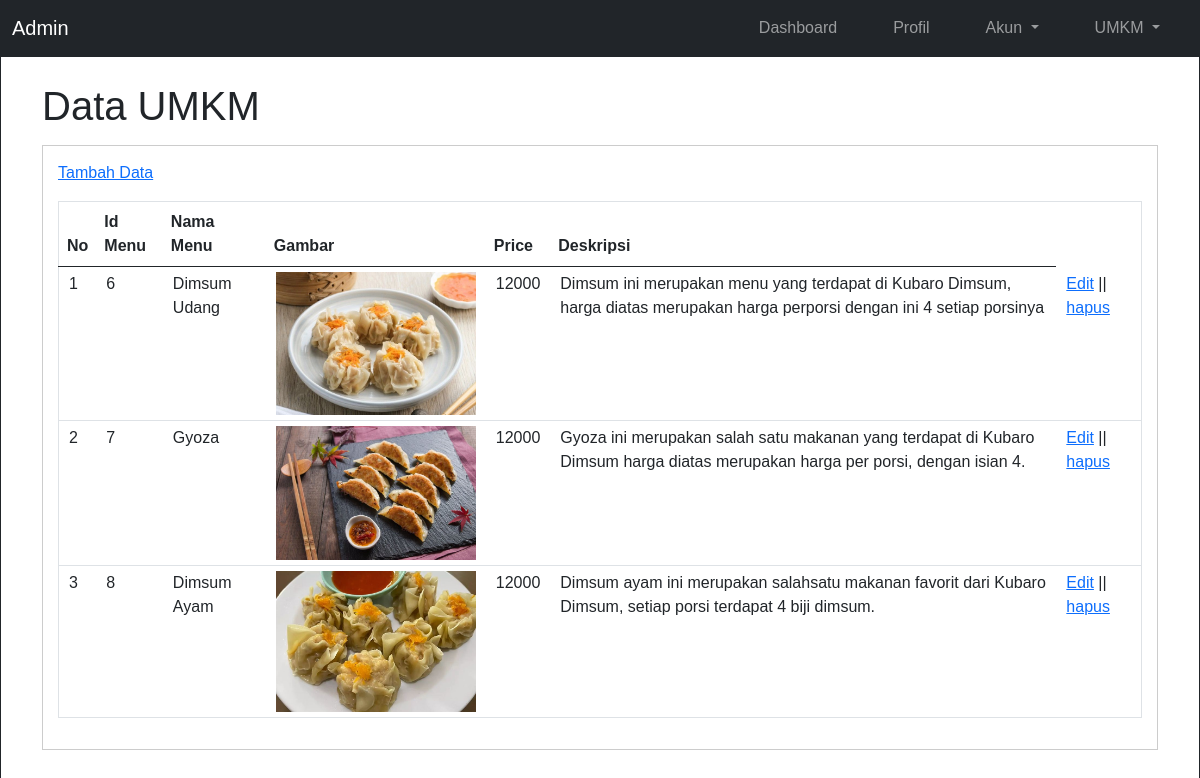
Screenshot of /Admin/menu-data.php?id=22 (signed in) with the database file from the repository.
### tables this page shows
CREATE TABLE `menu` (
  `menu_id` int(11) NOT NULL,
  `gambar` longblob NOT NULL,
  `name` varchar(30) NOT NULL,
  `deskripsi` varchar(255) NOT NULL,
  `price` int(20) NOT NULL,
  `umkm_id` int(11) DEFAULT NULL
);

### Admin/menu-data.php (the view, shortened to what this page needs)
<!DOCTYPE html>
<html lang="en">
<head>
    <link rel="stylesheet" href="./css/style.css">
    <link href="https://cdn.jsdelivr.net/npm/bootstrap@5.0.2/dist/css/bootstrap.min.css" rel="stylesheet">
</head>
<body>
    <nav class="navbar navbar-expand-lg navbar-dark bg-dark">
        <div class="container-fluid">
            <a class="navbar-brand" href="#">Admin</a>
            <div class="collapse navbar-collapse" id="navbarSupportedContent">
                <ul class="navbar-nav ms-auto mb-2 mb-lg-0">
                    <li class="nav-item">
                        <a class="nav-link " aria-current="page" href="./index.php">Dashboard</a>
                    </li>
                    <li class="nav-item">
                        <a class="nav-link " aria-current="page" href="./profile.php">Profil</a>
                    </li>
                    <li class="nav-item dropdown">
                        <a class="nav-link dropdown-toggle" href="#" id="navbarDropdown" role="button" data-bs-toggle="dropdown" aria-expanded="false">
                        Akun
                        </a>
                    </li>
                    <li class="nav-item dropdown">
                        <a class="nav-link dropdown-toggle" href="#" id="navbarDropdown" role="button" data-bs-toggle="dropdown" aria-expanded="false">
                        UMKM
                        </a>
                    </li>
                </ul>
            </div>
        </div>
    </nav>
    <div class="section">
        <div class="container">
            <h1>Data UMKM</h1>
            <div class="box">
                <?php
                include "../koneksi.php";
                $query = "SELECT * FROM menu WHERE umkm_id = :umkm_id";
                $stmt = $conn->prepare($query);
                $stmt->bindParam(':umkm_id', $_GET['id'], PDO::PARAM_INT);
                $stmt->execute();
                ?>
                <p><a href="menu-tambah.php?id=<?php echo $_GET['id']; ?>">Tambah Data</a></p>
                <table border="1" cellspacing="0" class="table">
                    <thead>
                        <tr>
                            <th>No</th>
                            <th>Id Menu</th>
                            <th>Nama Menu</th>
                            <th>Gambar</th>
                            <th>Price</th>
                            <th>Deskripsi</th>
                        </tr>
                    </thead>
                    <tbody>
                        <?php
                            $no = 1;
                            while ($row = $stmt->fetch(PDO::FETCH_ASSOC)) {
                        ?>
                        <tr>
                            <td><?php echo $no; ?></td>
                            <td><?php echo $row['menu_id'] ?></td>
                            <td><?php echo $row['name'] ?></td>
                            <td><img src="../menu/<?php echo $row['gambar']; ?>" width="200px"></td>
                            <td><?php echo $row['price'] ?></td>
                            <td><?php echo $row['deskripsi'] ?></td>
                            <td>
                            <a href="menu-edit.php?id=<?php echo $row['menu_id'] ?>">Edit</a> || <a href="proses-hapus.php?idm=<?php echo $row['menu_id'] ?>">hapus</a>
                            </td>
                        </tr>
                        <?php
                        $no++;
                        }
                        ?>
                    </tbody>
                </table>
            </div>
        </div>
    </div>
</body>
</html>

### Admin/css/style.css (style rules this page uses)
* { padding: 0; margin: 0; font-family: 'Quicksand', sans-serif ; }
body { background-color: #f8f8f8; }
.container { width: 80%; margin: auto; }
nav div ul li { padding: 0px 20px 0px 20px; margin: 0 auto; }
.section { padding: 25px 0; border: 1px solid; }
.box { background-color: #fff; border: 1px solid #ccc; padding: 15px; box-sizing: border-box; margin: 15px 0; }
.table { width: 100%; border-collapse: collapse; }
.table tr { height: 30px; }
.table tr td { padding: 5px 10px; }

### rows the page displays
menu: menu_id "6", name "Dimsum Udang", gambar (picture), price "12000", deskripsi "Dimsum ini merupakan menu yang terdapat di Kubaro Dimsum, harga diatas merupakan harga perporsi dengan ini 4 setiap porsinya"
menu: menu_id "7", name "Gyoza", gambar (picture), price "12000", deskripsi "Gyoza ini merupakan salah satu makanan yang terdapat di Kubaro Dimsum harga diatas merupakan harga per porsi, dengan isian 4."
menu: menu_id "8", name "Dimsum Ayam", gambar (picture), price "12000", deskripsi "Dimsum ayam ini merupakan salahsatu makanan favorit dari Kubaro Dimsum, setiap porsi terdapat 4 biji dimsum."
